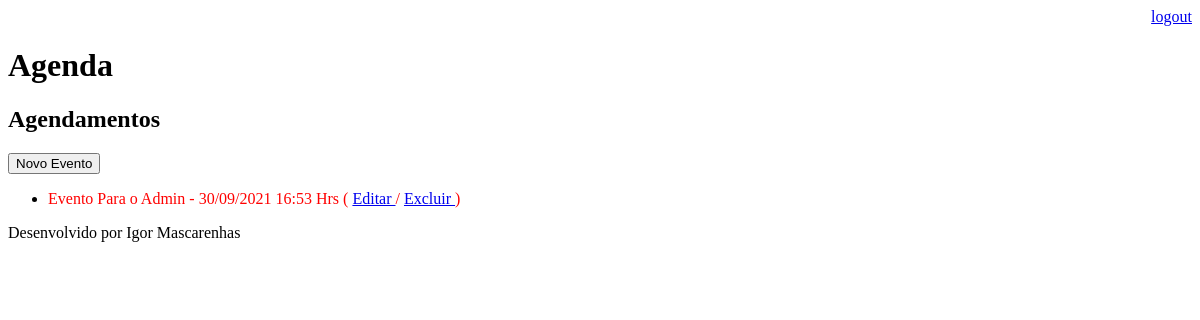
/agenda (signed in), run on an earlier commit of the app's database.
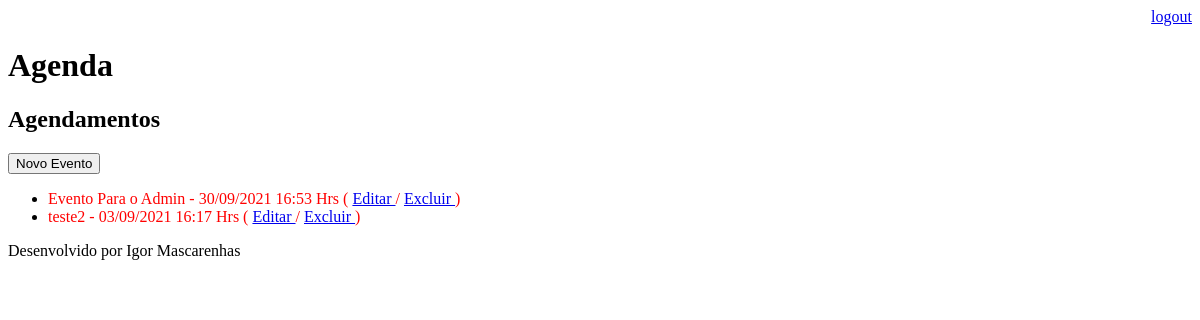
And on a later commit of the database.
### core/models.py (models this page shows, shortened)
class Evento(models.Model):
    titulo = models.CharField(max_length = 100)
    descricao = models.TextField(blank = True, null=True)
    data_evento = models.DateTimeField(verbose_name='Data do Evento')
    data_criacao = models.DateTimeField(auto_now=True)
    usuario = models.ForeignKey(User, on_delete= models.CASCADE) #campo usado no filter
    class Meta: #metadados da tabela, forçando o nome da tabela core_evento se tornar evento
        db_table = 'evento'
    def dataEvento(self):
        return self.data_evento.strftime("%d/%m/%Y %H:%M Hrs")
    def get_evento_atrasado(self):
        if self.data_evento < datetime.now() - timedelta(hours=1):
            return True
        else:
            return False

### core/views.py (the view)
# urls.py: path('agenda', views.lista_eventos),
@login_required(login_url='/login/') #obrigar a está logado para ver a agenda # quando não estiver logado ele vai pra essa rota
def lista_eventos(request):
    usuario = request.user
    evento = Evento.objects.filter(usuario=usuario)
    dados = {'eventos': evento} #dicionario #dados
    return render(request, 'agenda.html', dados)

### templates/agenda.html
{% extends "model-page.html" %}
{% block content %}
    <h2> Agendamentos</h2>
    <a href="agenda/evento/">
        <button type="button"> Novo Evento </button>
    </a>
    <ul>
    {% for i in eventos %}
        <li>
            <div style={% if i.get_evento_atrasado %} "color:red" {% endif %}>
                {{i.titulo}} - {{i.dataEvento}}
                ( <a href="agenda/evento/?id={{ i.id }}"> Editar </a>
                / <a href="agenda/evento/delete/{{ i.id }}/"> Excluir </a> )
            </div>
        </li>
    {% endfor %}
    </ul>
{% endblock %}

What changed in the data, as far as the page shows it:
added Evento: titulo "teste2", dataEvento "03/09/2021 16:17 Hrs"
